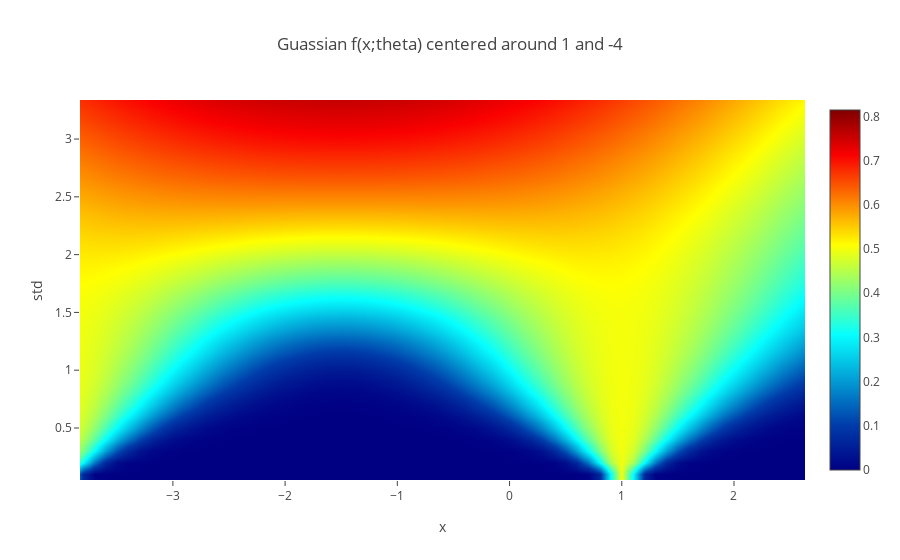

Here is the notebook cell this chart was saved with:
### Code cell
from mltoolbox.draw.math import plotly_2d_contours

fig = plotly_2d_contours([f_x_theta], np.arange(-6, 4, .1), np.arange(.1, 4, .1), 
                          title="Guassian f(x;theta) centered around 1 and -4",
                          xaxis1_title="x", yaxis1_title="std")
iplot(fig)

### Figure 1 — Plotly figure (JSON) as saved in the notebook; plotly's stock layout.template omitted (floating-point values rounded to 4 significant figures; data arrays with more than 128 entries replaced by an {"elided": "..."} marker saying what was removed)
{"data": [{"colorscale": "Jet", "connectgaps": true, "dx": 0.1, "dy": 0.1, "type": "heatmap", "uid": "bc7b5190-2eb5-4b10-84e3-2c2e49ca9f2e", "x0": -6, "xaxis": "x", "y0": 0.1, "yaxis": "y", "z": {"elided": "39x100 float values"}, "zsmooth": "best"}], "layout": {"autosize": true, "title": {"text": "Guassian f(x;theta) centered around 1 and -4"}, "xaxis": {"anchor": "y", "autorange": false, "domain": [0, 1], "range": [-3.828, 2.633], "title": {"text": "x"}, "type": "linear"}, "yaxis": {"anchor": "x", "autorange": false, "domain": [0, 1], "range": [0.05, 3.338], "title": {"text": "std"}, "type": "linear"}}}
